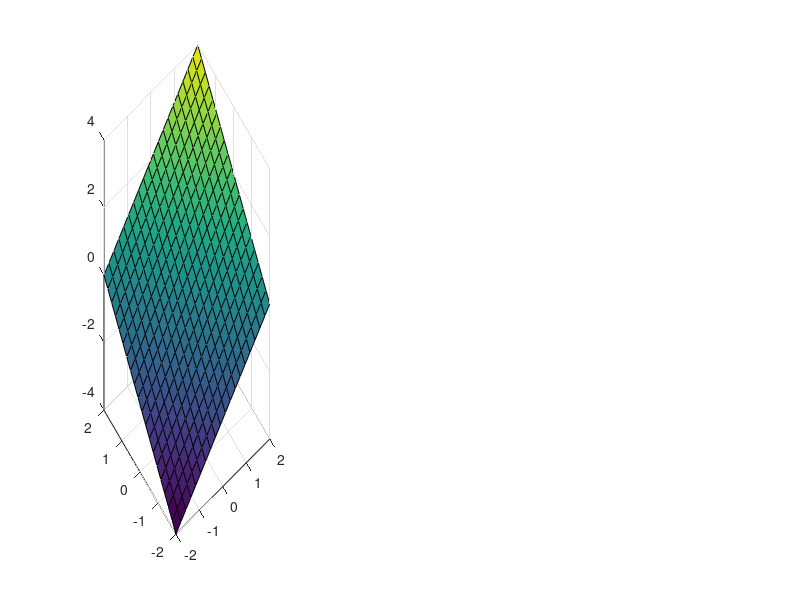

Recreate this plot in MATLAB. (Note: this script raises an error after producing the figure.)
clear; close all; clc;

[x, y] = meshgrid(linspace(-2, 2, 20));
z = x + y;

figure('position', [228, 380, 1650, 420])

subplot(1, 3, 1);
h1 = surf(x, y, z);
h1.CData = x;
xlabel('x-axis');
ylabel('y-axis');
zlabel('z-axis');

subplot(1, 3, 2);
h2 = surf(x, y, z);
h2.CData = y;
xlabel('x-axis');
ylabel('y-axis');
zlabel('z-axis');

subplot(1, 3, 3);
h3 = surf(x, y, z);
h3.CData = z;
xlabel('x-axis');
ylabel('y-axis');
zlabel('z-axis');
exportgraphics(gcf, 'color_for_different_information_example2.png')
